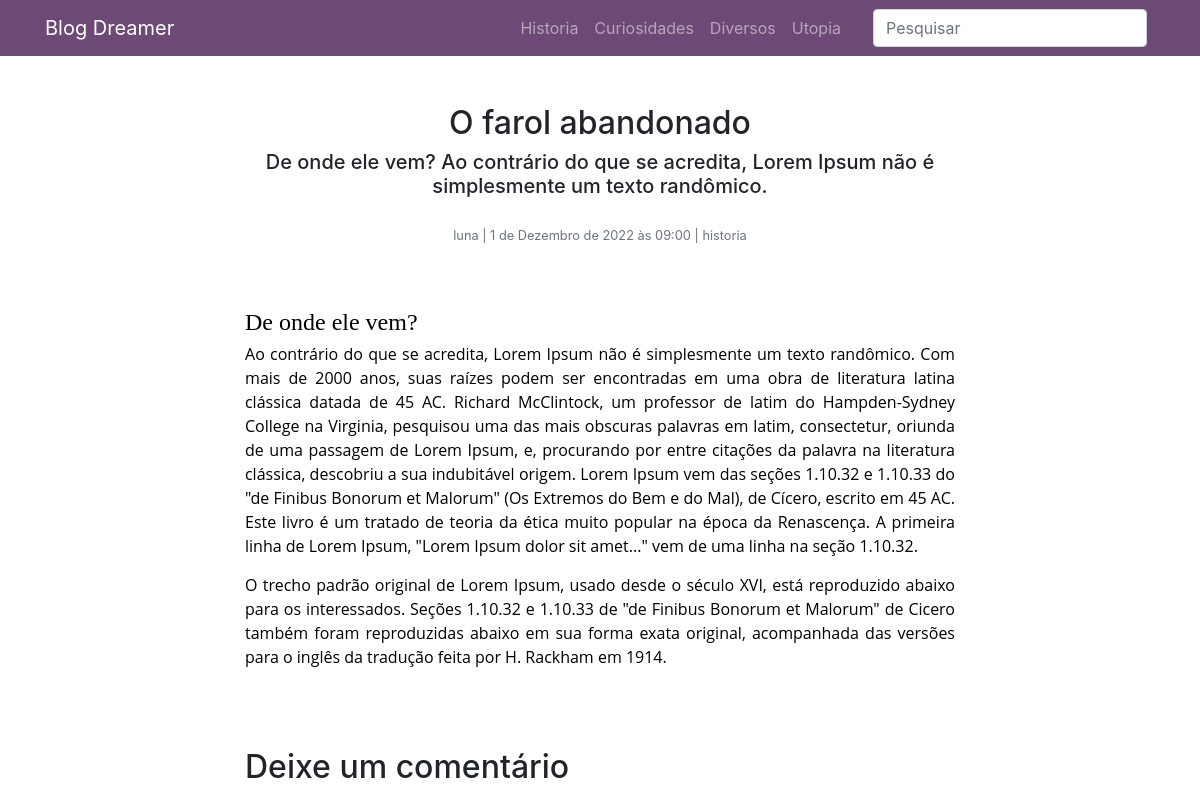
The page /post/4 (upper part) on the database as committed earlier.
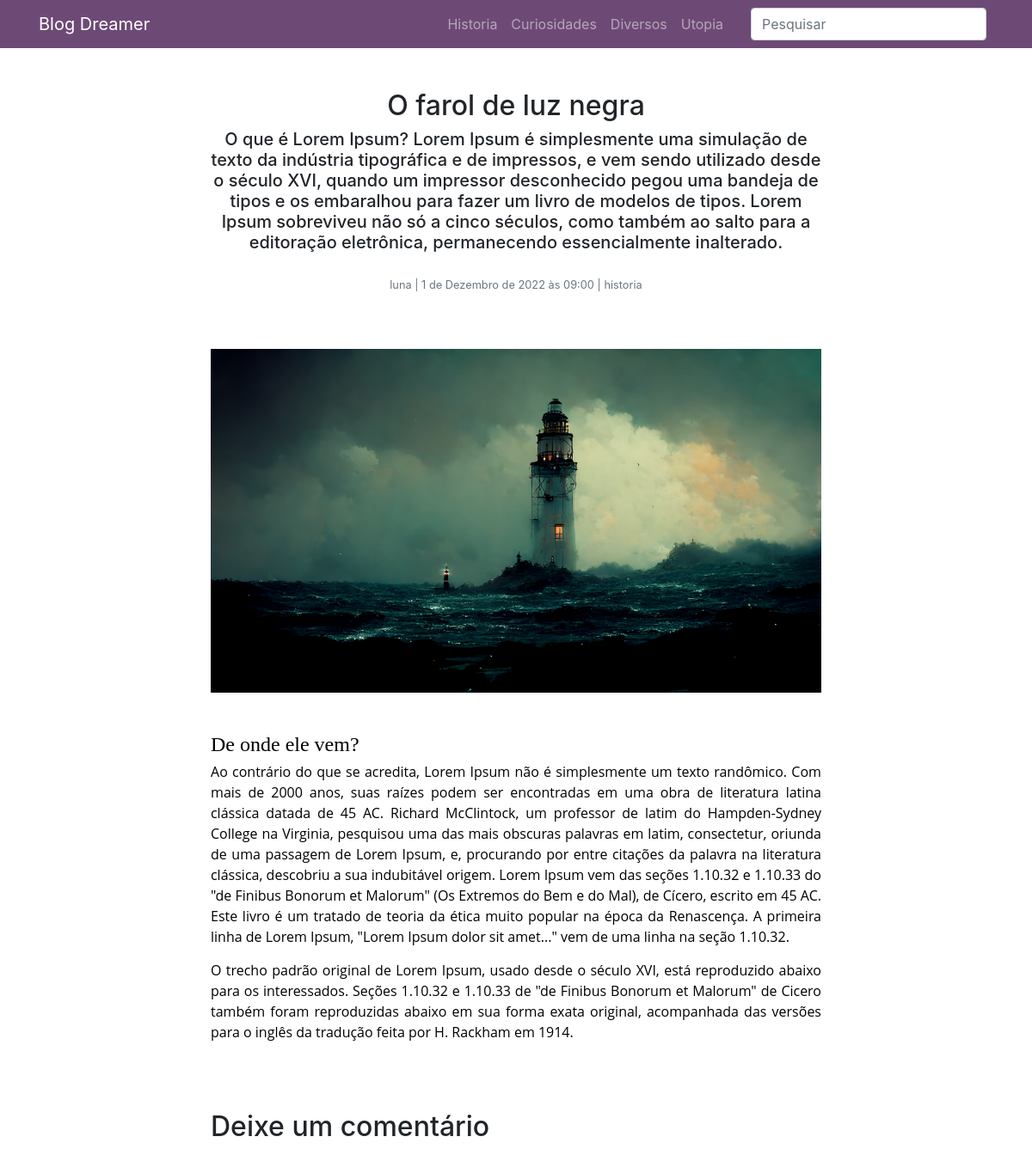
The same page on the database as committed later.
### posts/models.py (models this page shows, shortened)
class Post(models.Model):
  titulo_post = models.CharField(max_length=255, verbose_name= 'Titulo')
  autor_post = models.ForeignKey(User, on_delete=models.DO_NOTHING, verbose_name= 'Autor')
  data_post = models.DateTimeField(default=timezone.now, verbose_name= 'Data de Publicação')
  conteudo_post = models.TextField(verbose_name= 'Conteudo')
  excerto_post = models.TextField(verbose_name= 'Excerto')
  categoria_post = models.ForeignKey(Categoria, on_delete=models.DO_NOTHING, blank=True, verbose_name= 'Categoria')
  imagem_post = models.ImageField(upload_to='post_img/%Y/%m/%d',blank= True, verbose_name= 'Imagem')
  publicado_post = models.BooleanField(default=False, verbose_name= 'Publicado')

### categorias/models.py (models this page shows)
class Categoria(models.Model):
  nome_cat = models.CharField(max_length=50)
  def __str__(self):
    return self.nome_cat

### posts/views.py (the view)
# urls.py: path('post/<int:pk>', views.PostDetalhes.as_view(), name = 'post_detalhes'),
class PostDetalhes(UpdateView):
  template_name = 'posts/post_detalhes.html'
  model = Post
  form_class = FormComentario
  context_object_name = 'post'

### comentarios/forms.py (shortened to what this page needs)
class FormComentario(ModelForm):
  class Meta:
    model = Comentario
    fields = ('nome_comentario', 'email_comentario', 'comentario')

### posts/templates/posts/post_detalhes.html (shortened to what this page needs)
{% extends 'base.html' %}
{% block conteudo %}
<div class="container">
  <div class="row pt-5">
      <div class="col-xl"></div>
      <div class="col-xl-8 text-center">
          <h2>{{ post.titulo_post }}</h2>
          <h5>{{ post.excerto_post }}</h5>
          <p class="text-muted mt-4">
              <small>
                  {{ post.autor_post }} | {{ post.data_post }} | {{ post.categoria_post}}
              </small>
          </p>
      </div>
      <div class="col-xl"></div>
  </div>
  <div class="row pt-5">
      <div class="col-xl"></div>
      <div class="col-xl-8">
          {% if post.imagem_post %}
          <img class="img-fluid pb-5 " src="{{ post.imagem_post.url }}" alt="{{ post.titulo_post }}">
          {% endif %}
          {{ post.conteudo_post | safe }}
      </div>
      <div class="col-xl"></div>
  </div>
  <div class="row pt-5">
      <div class="col-xl"></div>
      <div class="col-xl-8">
          <h2 class="my-3">Deixe um comentário</h2>
      </div>
      <div class="col-xl"></div>
  </div>
</div>
{% endblock %}

### templates/base.html (shortened to what this page needs)
<!DOCTYPE html>
<html lang="pt">
<head>
    {% include 'parciais/_head.html' %}
</head>
<body>
{% include 'parciais/_nav.html' %}
<div class="container">
    <div class="row">
        <div class="col-lg-12">
            {% block conteudo %}{% endblock %}
        </div>
    </div>
</div>
</body>
</html>

### templates/parciais/_head.html (shortened to what this page needs)
  {% load static %}
  <link href="{% static 'vendor/bootstrap/css/bootstrap.min.css' %}" rel="stylesheet">
  <link href="{% static 'vendor/bootstrap/css/theme_1564087106285.css' %}" rel="stylesheet">

### templates/parciais/_nav.html (shortened to what this page needs)
{% load static %}
<nav class="navbar navbar-expand-lg navbar-dark bg-primary static-top">
  <div class="container">
      <a class="navbar-brand" href="{% url 'index' %}">Blog Dreamer</a>
      <div class="collapse navbar-collapse" id="navbarResponsive">
          <ul class="navbar-nav ml-auto">
              <li class="nav-item">
                  <a class="nav-link" href="{% url 'post_categoria' 'historia' %}">Historia</a>
              </li>
              <li class="nav-item">
                  <a class="nav-link" href="{% url 'post_categoria' 'curiosidades' %}">Curiosidades</a>
              </li>
              <li class="nav-item">
                  <a class="nav-link" href="{% url 'post_categoria' 'Diversos' %}">Diversos</a>
              </li>
              <li class="nav-item">
                  <a class="nav-link" href="{% url 'post_categoria' 'utopia' %}">Utopia</a>
              </li>
          </ul>
          <form class="form-inline my-2 my-lg-0 ml-lg-4" action="{% url 'post_busca' %}">
              <input name="termo" value="{{request.GET.termo}}" class="form-control mr-sm-2" type="search" placeholder="Pesquisar"
                     aria-label="Search">
          </form>
      </div>
  </div>
</nav>

### templates/parciais/_footer.html (shortened to what this page needs)
{% load static %}

Rows that differ between the two databases and show on the page:
changed Post "luna": titulo_post "O farol abandonado" → "O farol de luz negra"; excerto_post "De onde ele vem? Ao contrário do que se acredita, Lorem Ipsum não é simplesmente um texto randômico." → "O que é Lorem Ipsum? Lorem Ipsum é simplesmente uma simulação de texto da indústria tipográfica e de impressos, e vem sendo utilizado desde o século XVI, quando um impressor desconhecido pegou uma bandeja de tipos e os embaralhou para fazer um livro de modelos de tipos. Lorem Ipsum sobreviveu não só a cinco séculos, como também ao salto para a editoração eletrônica, permanecendo essencialmente inalterado."; imagem_post: picture added
